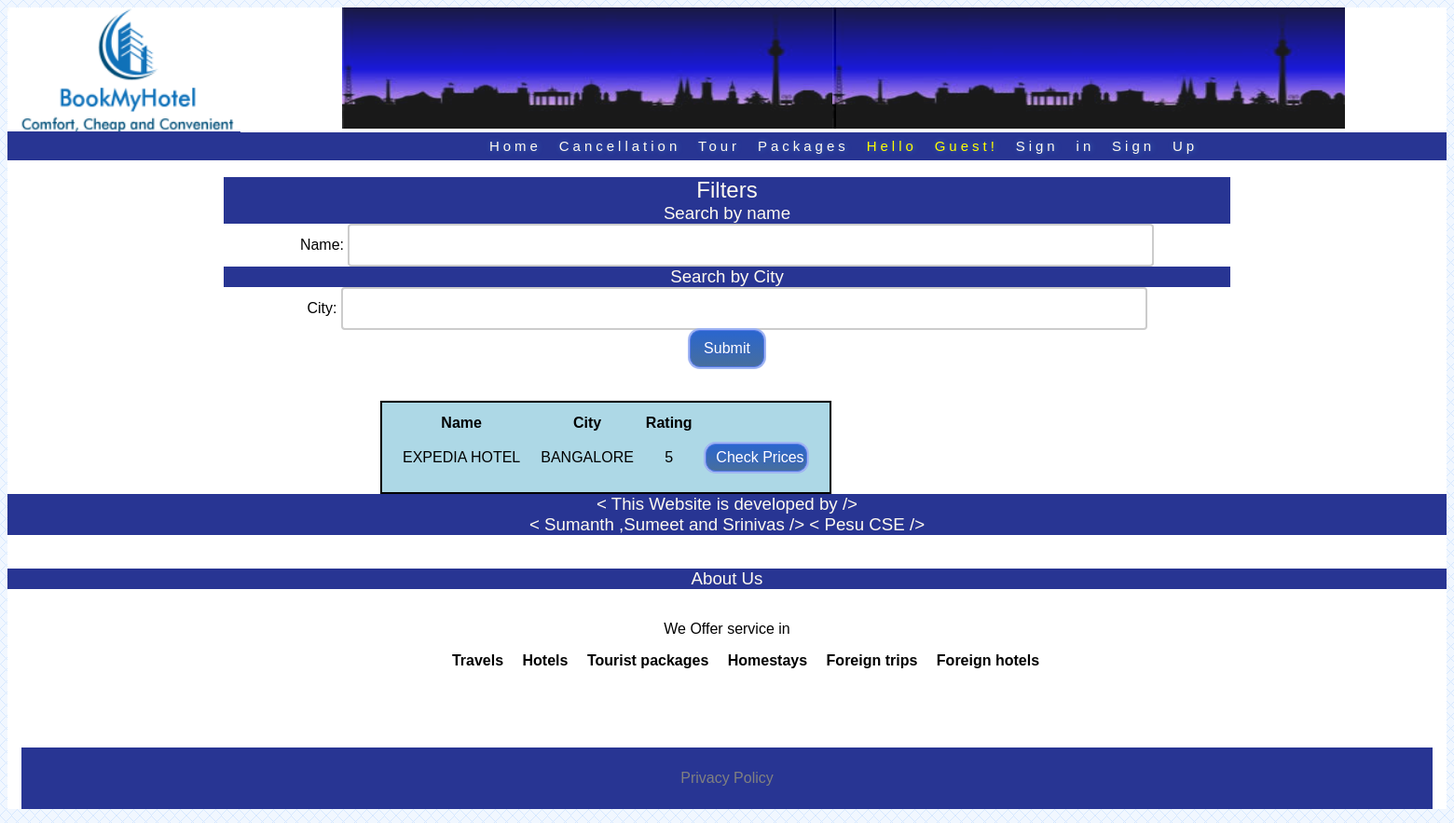
The page /listings.php?hotelname=EXPEDIA HOTEL on the database its author committed.
### tables this page shows
CREATE TABLE `listings` (
  `hotelid` int(10) NOT NULL,
  `name` varchar(32) NOT NULL,
  `city` varchar(32) NOT NULL,
  `rating` int(8) NOT NULL
);

### listings.php (the view, shortened to what this page needs)
<?php
	include('header.php');
?>
<div style="width:70%;margin-left:15%">
<h2>Filters</h2>
<h3>Search by name</h3>
<form action="listings.php">
Name: <input type="text" name="hotelname"><br>
<h3>Search by City</h3>
City: <input type="text" name="city"><br>
<input type="submit" class="myButton" style="width:80px; height:40px;">
</form>
</div>
<?php
	$cond="";
	if(isset($_REQUEST["hotelname"])&& $_REQUEST["hotelname"]!="")
		$cond = " name LIKE '%".$_REQUEST["hotelname"]."%'";
	$hotels = mysql_query("SELECT * FROM listings WHERE ".$cond);
?>
	<div id="main">
		<br />
		<br />
			<div id="content-main" style="margin:auto; position:relative; left:400px;">
			<table align:"center";>
			<tr>
				<th>
				Name
				</th>
				<th>
				City
				</th>
				<th>
				Rating
				</th>
			</tr>
			<?php
				while($row = mysql_fetch_assoc($hotels))
				{
			?>
			<tr>
			<td>
			<?php echo $row["name"]?>
			</td>
			<td>
			<?php echo $row["city"]?>
			</td>
			<td>
			<?php echo $row["rating"]?>
			</td>
			<td>
			<form action="details.php">
			<input type="submit" class="myButton" value="Check Prices">
			</form>
			</td>
			</tr>
			<?php } ?>
			</table>
			</div>
	</div>
<?php
	include('footer.php');
?>

### style.css (style rules this page uses)
body { text-align: center; background: url("bg.png"); }
h1, h2, h3, a { font-weight: normal; color:floralwhite; margin: 0px; background-color: #283593; }
* { box-sizing:border-box }
body { font-family: Verdana,sans-serif; background: url("bg.png"); }
table { border:solid black 2px; padding:10px; box-shadow: 0px 0px 1px rgba(0,0,0,0.2); background-color: lightblue; align:center; border-collapse: separate !important; text-align:center; }
table tr,td { padding:10px; }
table tr td input, textarea { width:97%; height:30px; border:solid black 1px; border-radius:3px; padding-left:10px; font-family:Verdana, Geneva, sans-serif; font-variant:bold; font-size:16px; background-color:dark dodgerblue; border-collapse: collapse !important; transition-duration:0.5s; box-shadow: inset 0px 0px 1px rgba(0,0,0,0.6); }
.myButton { -moz-box-shadow: 0px 0px 0px 2px #9fb4f2; -webkit-box-shadow: 0px 0px 0px 2px #9fb4f2; box-shadow: 0px 0px 0px 2px #9fb4f2; background:-webkit-gradient(linear, left top, left bottom, color-stop(0.05, #2b66cc), color-stop(1, #476e9e)); background:-moz-linear-gradient(top, #2b66cc 5%, #476e9e 100%); background:-webkit-linear-gradient(top, #2b66cc 5%, #476e9e 100%); background:-o-linear-gradient(top, #2b66cc 5%, #476e9e 100%); background:-ms-linear-gradient(top, #2b66cc 5%, #476e9e 100%); background:linear-gradient(to bottom, #2b66cc 5%, #476e9e 100%); filter:progid:DXImageTransform.Microsoft.gradient(startColorstr='#2b66cc', endColorstr='#476e9e',GradientType=0); background-color:#2b66cc; -moz-border-radius:11px; -webkit-border-radius:11px; border-radius:11px; border:1px solid #5378e6; display:inline-block; cursor:pointer; color:#ffffff; font-family:Arial; font-size:16px; padding:auto auto; text-decoration:none; text-shadow:0px 1px 0px #345ec9; }
input[type=text] { width: 80%; box-sizing: border-box; border: 2px solid #ccc; border-radius: 4px; font-size: 16px; background-color: white; background-image: url('searchicon.png'); background-position: 10px 10px; background-repeat: no-repeat; padding: 12px 20px 12px 40px; -webkit-transition: width 0.4s ease-in-out; transition: width 0.4s ease-in-out }

### rows shown on the page
listings: name "EXPEDIA HOTEL", city "BANGALORE", rating "5"
